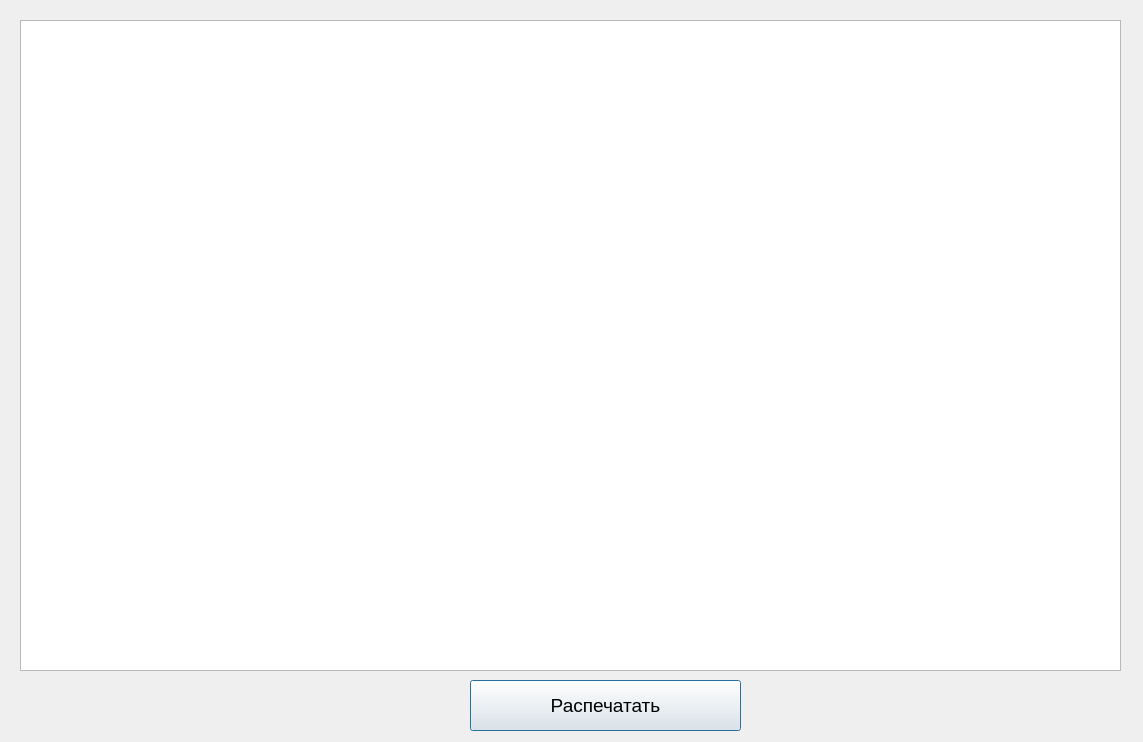
<?xml version="1.0" encoding="UTF-8"?>
<ui version="4.0">
 <class>patients_printout</class>
 <widget class="QDialog" name="patients_printout">
  <property name="geometry">
   <rect>
    <x>0</x>
    <y>0</y>
    <width>1143</width>
    <height>742</height>
   </rect>
  </property>
  <property name="windowTitle">
   <string>Dialog</string>
  </property>
  <widget class="QTextEdit" name="textEdit">
   <property name="geometry">
    <rect>
     <x>20</x>
     <y>20</y>
     <width>1101</width>
     <height>651</height>
    </rect>
   </property>
  </widget>
  <widget class="QPushButton" name="pushButton">
   <property name="geometry">
    <rect>
     <x>470</x>
     <y>680</y>
     <width>271</width>
     <height>51</height>
    </rect>
   </property>
   <property name="font">
    <font>
     <pointsize>14</pointsize>
    </font>
   </property>
   <property name="text">
    <string>Распечатать</string>
   </property>
  </widget>
 </widget>
 <resources/>
 <connections/>
</ui>
